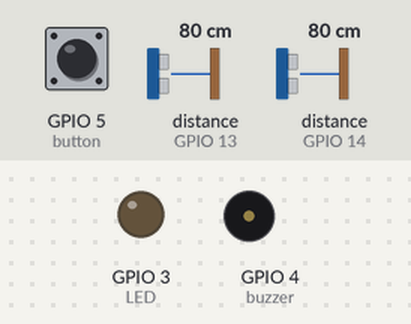
Bench run of a sketch on a simulated ESP8266 (NodeMCU). Parts: output pins drawn as LEDs (lit = HIGH), buzzer (waves = sounding). Wiring (inferred from the names in the program): 2 × ultrasonic range finder: trigger GPIO 2, echo GPIO 14 / trigger GPIO 12, echo GPIO 13. Inputs (shaded band) come from the test bench; at power-on: distance to the obstacle (sensors on GPIO 13, GPIO 14) 80 cm, GPIO 5 (button) LOW. The echo pulse lasts 58.3 µs per cm; no radio packets arrive unless stated; pins used as bus, display or sensor lines are not drawn.

Above: at 1.4 s.
1.5 s: distance to the obstacle (sensor on GPIO 13) set to 43 cm
3.0 s: distance to the obstacle (sensor on GPIO 13) set to 36 cm
At 3.8 s:
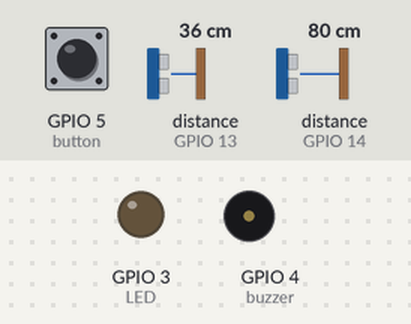
6.0 s: GPIO 5 (button) pulled HIGH for 0.15 s
At 6.6 s:
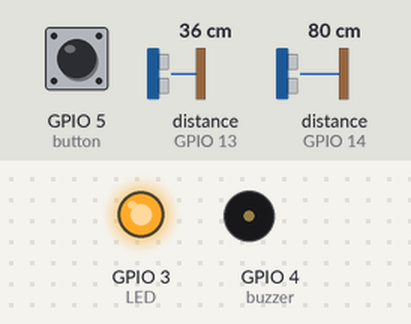
9.0 s: GPIO 5 (button) pulled HIGH for 3.2 s
At 12.0 s:
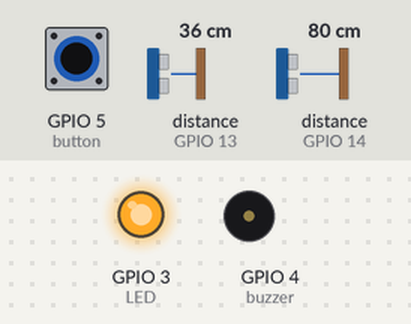
13.7 s: distance to the obstacle (sensor on GPIO 13) set to 60 cm
At 14.8 s:
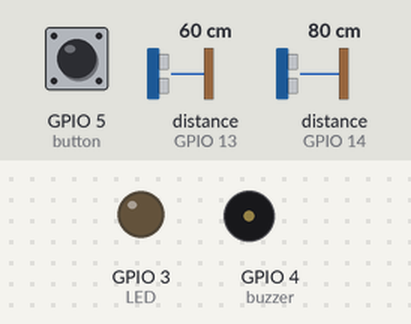
15.2 s: distance to the obstacle (sensor on GPIO 13) set to 2 cm
At 15.39 s:
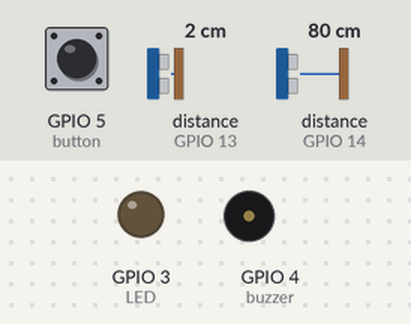
Timing chart, 0 to 19.2 s (numbered marks = the images above; inputs shaded):
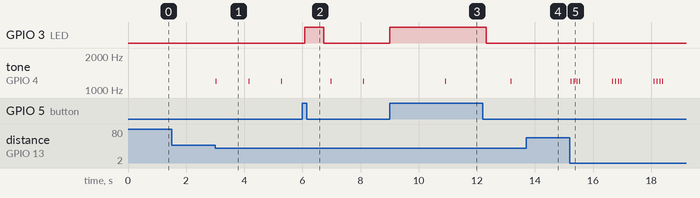

Measured:
- the behaviour switches between 40 and 39 cm on distance to the obstacle (sensor on GPIO 13) (found by bisection; images 0 and 1)
- after the input at 1.5 s, every drawn part: stays the same
- after the input at 3.0 s, tone on GPIO 4 (buzzer): alternates 1200 Hz for 0.03 s and silent for 1.1 s, starting at once
- after the input at 6.0 s, GPIO 3 (LED): LOW → HIGH after 0.08 s, → LOW 0.66 s later
- after the input at 9.0 s, GPIO 3 (LED): LOW → HIGH at once, → LOW 3.3 s later; tone on GPIO 4 (buzzer): alternates 1200 Hz for 0.03 s and silent for 2.2 s, starting after 1.9 s
- after the input at 13.7 s, tone on GPIO 4 (buzzer): stays silent (without the input it goes to 1200 Hz after 0.59 s)
- after the input at 15.2 s, tone on GPIO 4 (buzzer): silent → 1200 Hz at once, then repeats every 1.4 s: 3 × (silent 0.07 s, 1200 Hz 0.03 s), silent 1.1 s, 1200 Hz 0.03 s

The sketch:

Blind_Stick.ino
```cpp
#include <RH_ASK.h>
#ifdef RH_HAVE_HARDWARE_SPI
#include <SPI.h>  // Not actually used but needed to compile
#endif #include < ESP8266WiFi.h>
#include <WebSocketsServer.h>
#include <ESP8266WebServer.h>
#include <ArduinoJson.h>

#include "webpage.h"

const int top_trig = 2;      // D4
const int top_echo = 14;     // D5
const int bottom_trig = 12;  // D6
const int bottom_echo = 13;  // D7
const int rftx_pin = 15;     // D8 (rftx pin->data pin of transmitter)

const int buzzer = 4;  // D2

const int button = 5;  //D1
const int LED = 3;     //RX

const char* ssid = "pooja 2";
const char* password = "pooja12345";
const int webSocketPort = 8080;

String my_ip;

WebSocketsServer webSocket = WebSocketsServer(webSocketPort);
ESP8266WebServer server(80);

// RH_ASK driver;
RH_ASK driver(2000, 16, 15, 0);  // ESP8266 or ESP32: do not use pin 11 or 2

// WebSocket event handler
void webSocketEvent(uint8_t num, WStype_t type, uint8_t* payload, size_t length) {
  Serial.println("event");
  if (type == WStype_TEXT) {
    Serial.print("Received data: ");
    Serial.println((char*)payload);

    // send it to receiver
    // char loc[] = "loc";
    // driver.send((uint8_t *)loc, 3);
    // driver.waitPacketSent();

    // Process the received data here
    // You can parse the JSON and extract the latitude and longitude values

    // For example, assuming the payload is in the format {"latitude": 123, "longitude": 456}
    // You can use a JSON library like ArduinoJson to parse the payload
    // ArduinoJson library: https://arduinojson.org/
    // Include the library and add the necessary parsing code

    // JSON parsing example:
    DynamicJsonDocument doc(256);
    deserializeJson(doc, payload);
    float latitude = doc["latitude"];
    float longitude = doc["longitude"];

    // send to receiver
    driver.send((uint8_t*)&latitude, 4);
    driver.waitPacketSent();
    driver.send((uint8_t*)&longitude, 4);
    driver.waitPacketSent();

    // debug
    Serial.println(latitude, 8);
    Serial.println(longitude, 8);

    // Do something with the latitude and longitude values
  }
}

// Connect to Wi-Fi
void connectToWiFi() {
  WiFi.begin(ssid, password);
  Serial.print("Connecting to Wi-Fi");

  while (WiFi.status() != WL_CONNECTED) {
    delay(500);
    Serial.print(".");
  }

  my_ip = WiFi.localIP().toString();
  Serial.println("");
  Serial.print("Connected to Wi-Fi. IP address: ");
  Serial.println(my_ip);
}

void send_IP() {
  // send it to receiver
  driver.send((uint8_t*)my_ip.substring(7).c_str(), my_ip.substring(7).length());
  driver.waitPacketSent();
}

void handleRoot() {
  server.send(200, "text/html", html);
}

void setup() {
  Serial.begin(115200);

  pinMode(top_trig, OUTPUT);
  pinMode(top_echo, INPUT);
  pinMode(bottom_trig, OUTPUT);
  pinMode(bottom_echo, INPUT);
  pinMode(LED, OUTPUT);
  pinMode(button, INPUT);

  if (!driver.init())
#ifdef RH_HAVE_SERIAL
    Serial.println("init failed");
#endif

  connectToWiFi();
  delay(100);
  send_IP();
  delay(100);
  webSocket.begin();
  webSocket.onEvent(webSocketEvent);
  server.on("/", handleRoot);
  server.begin();
}

float readTopSensor() {
  digitalWrite(top_trig, LOW);
  delayMicroseconds(2);

  digitalWrite(top_trig, HIGH);
  delayMicroseconds(10);
  digitalWrite(top_trig, LOW);

  long duration = pulseIn(top_echo, HIGH);
  float distance = duration / 58.2;

  /*Serial.print("top distance: ");
  Serial.print(distance);
  Serial.println("cm");*/

  return distance;
}

float readBottomSensor() {
  digitalWrite(bottom_trig, LOW);
  delayMicroseconds(2);

  digitalWrite(bottom_trig, HIGH);
  delayMicroseconds(10);
  digitalWrite(bottom_trig, LOW);

  long duration = pulseIn(bottom_echo, HIGH);
  float distance = duration / 58.2;

  /*Serial.print("distance bottom: ");
  Serial.print(distance);
  Serial.println("cm");*/

  return distance;
}

void alarm(int num) {
  for (int i = 0; i < num; i++) {
    tone(buzzer, 1200, 30);
    delay(100);
  }
}

int getnum(float top, float bottom) {
  if (top < 10 || bottom < 10) {
    return 4;
  }
  if (top < 20 || bottom < 20) {
    return 3;
  }
  if (top < 30 || bottom < 30) {
    return 2;
  }
  if (top < 40 || bottom < 40) {
    return 1;
  }
  return 0;
}

void emergency() {
  webSocket.loop();
  server.handleClient();

  if (digitalRead(button)) {
    digitalWrite(LED, HIGH);
    uint8_t alert[6] = "ALERT";
    driver.send((uint8_t*)alert, 5);
    driver.waitPacketSent();
    webSocket.broadcastTXT("Alert");
    delay(500);
  } else {
    digitalWrite(LED, LOW);
  }
}

void loop() {
  float top = readTopSensor();
  delay(10);
  float bottom = readBottomSensor();
  delay(10);
  /*Serial.print("Distance: top ");
  Serial.print(top);
  Serial.print(" Distance : bottom ");
  Serial.println(bottom);*/

  int n = getnum(top, bottom);
  // Serial.println(n);
  if (n > 0) {
    alarm(n);
    // split big delay into small
    // to enable quick response on button
    for (int i = 0; i < 10; i++) {
      emergency();
      delay(100);
    }
  }
  emergency();
}
```

webpage.h
```cpp
const char html[] PROGMEM = R"rawliteral(
<!DOCTYPE html>
<html>
<head>
    <title>Get Location Example</title>
    <script>
        var socket;

        function initWebSocket() {
            socket = new WebSocket("ws://192.168.1.15:8080");

            socket.onopen = function() {
                console.log("WebSocket connection established.");
            };

        socket.onclose = function(event) {
            console.log("WebSocket connection closed: " + event.code);
        };

        socket.onerror = function(error) {
            console.log("WebSocket error: " + error);
        };

        socket.onmessage = function(e) {
                    console.log("[socket] " + e.data);
                    // document.getElementById("mrdiy_value").innerHTML = e.data;
                    getLocation();
                };
    }

    function getLocation() {
      if (navigator.geolocation) {
        navigator.geolocation.getCurrentPosition(showPosition);
      } else {
        alert("Geolocation is not supported by this browser.");
      }
    }

    function showPosition(position) {
      var latitude = position.coords.latitude;
      var longitude = position.coords.longitude;

      document.getElementById("latitude").textContent = "Latitude: " + latitude;
      document.getElementById("longitude").textContent = "Longitude: " + longitude;

      var locationData = {
            latitude: latitude,
            longitude: longitude
          };
          console.log("location: " + latitude + ", " + longitude);
          socket.send(JSON.stringify(locationData));
    }

  </script>
</head>
<body>
  <h1>Get Location Example</h1>
  <button onclick="initWebSocket()">Connect WebSocket</button>
  <button onclick="getLocation()">Get Location</button>
  <p id="latitude"></p>
  <p id="longitude"></p>
</body>
</html>
)rawliteral";
```
